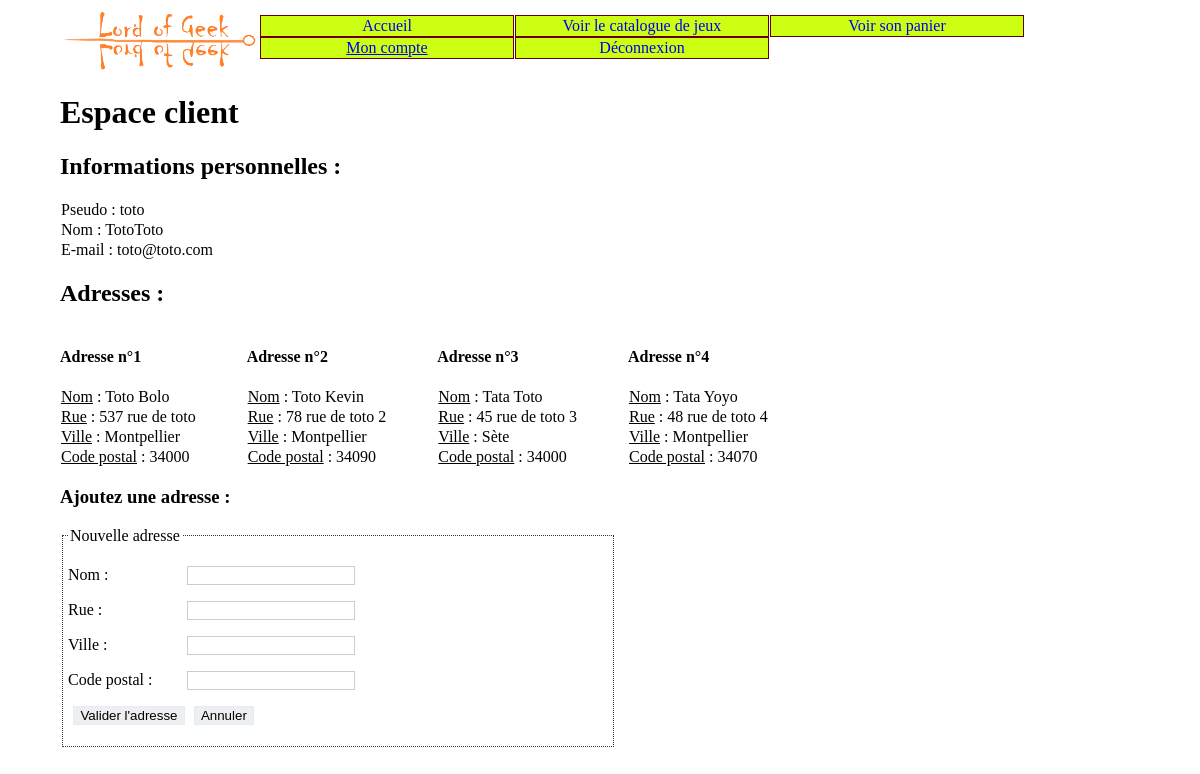
Page /index.php?uc=compte (signed in) on the committed database.
### tables this page shows
CREATE TABLE `client` (
  `id` int(11) NOT NULL,
  `mailClient` varchar(255) NOT NULL,
  `pseudoClient` varchar(20) NOT NULL,
  `motDePasse` varchar(80) NOT NULL,
  `nomPrenomClient` varchar(255) NOT NULL,
  `dateCreation` timestamp NOT NULL DEFAULT current_timestamp(),
  `dateModification` timestamp NULL DEFAULT NULL
);

CREATE TABLE `adresse_livraison` (
  `id` int(11) NOT NULL,
  `adresseRueLivraison` varchar(255) NOT NULL,
  `nomPrenomLivraison` varchar(255) NOT NULL,
  `dateCreation` timestamp NOT NULL DEFAULT current_timestamp(),
  `dateModification` timestamp NULL DEFAULT NULL,
  `ville_id` int(11) NOT NULL,
  `code_postal_id` int(11) NOT NULL,
  `client_id` int(11) NOT NULL
);

### index.php (called while the page is built, shortened)
<?php
$session = new C_Session;
$uc = filter_input(INPUT_GET, 'uc');
$session->initPanier();
switch ($uc) {
    case 'compte':
        $controleur = new C_Client;
        $infosClient = $controleur->infosClient($session);
        $adressesClient = $controleur->adressesClient($session);
        break;
}
require("App/vue/template.php");

### App/controleur/C_Session.php (called while the page is built, shortened)
<?php
class C_Session
{
    public static function getIdClient(): int | false
    {
        if (isset($_SESSION['id']) and !empty($_SESSION['id'])) {
            return $_SESSION['id'];
        } else {
            return false;
        }
    }
}

### App/controleur/C_Client.php (called while the page is built, shortened)
<?php
class C_Client
{
    public function infosClient(C_Session $session): array | false
    {
        $idClient = $session::getIdClient();
        return M_Client::getInfosClientParId($idClient);
    }
    public function adressesClient(C_Session $session): array | false
    {
        $client_id = $session::getIdClient();
        return M_AdresseLivraison::trouveLesAdresses($client_id);
    }
}

### App/modele/M_Client.php (called while the page is built, shortened)
<?php
class M_Client
{
    public static function getInfosClientParId(int $id): array | false
    {
        $req = "SELECT mailClient, pseudoClient, nomPrenomClient FROM client WHERE id = :id";
        $res = M_AccesDonnees::prepare($req);
        M_AccesDonnees::bindParam($res, ':id', $id, PDO::PARAM_INT);
        M_AccesDonnees::execute($res);
        return $res->fetch(PDO::FETCH_ASSOC);
    }
}

### App/modele/M_AccesDonnees.php (called while the page is built, shortened)
<?php
class M_AccesDonnees
{
    private static String $serveur = 'mysql:host=localhost';
    private static String $bdd = 'dbname=lord_of_geek';
    private static String $user = 'root';
    private static String $mdp = '';
    private static $monPdo;
    public static function getPdo()
    {
        if (M_AccesDonnees::$monPdo == null) {
            M_AccesDonnees::$monPdo = new PDO(M_AccesDonnees::$serveur . ';' . M_AccesDonnees::$bdd, M_AccesDonnees::$user, M_AccesDonnees::$mdp);
            M_AccesDonnees::$monPdo->query("SET CHARACTER SET utf8");
        }
        return M_AccesDonnees::$monPdo;
    }
    public static function prepare(String $requete_sql)
    {
        return M_AccesDonnees::getPdo()->prepare($requete_sql);
    }
    public static function bindParam(PDOStatement $statement, String $marque, $valeur, int $pdo_param)
    {
        $statement->bindParam($marque, $valeur, $pdo_param);
    }
    public static function execute(PDOStatement $statement)
    {
        $statement->execute();
    }
}

### App/modele/M_AdresseLivraison.php (called while the page is built, shortened)
<?php
class M_AdresseLivraison
{
    public static function trouveLesAdresses(int $client_id): array | false
    {
        $req = "SELECT DISTINCT adresse_livraison.id, adresseRueLivraison, nomPrenomLivraison, nomVille, codePostal
                FROM adresse_livraison
                    JOIN code_postal
                        ON code_postal.id = code_postal_id
                    JOIN ville
                        ON ville.id = ville_id
                WHERE client_id = :client_id";
        $res = M_AccesDonnees::prepare($req);
        M_AccesDonnees::bindParam($res, ':client_id', $client_id, PDO::PARAM_STR);
        M_AccesDonnees::execute($res);
        return $res->fetchAll(PDO::FETCH_ASSOC);
    }
}

### App/vue/v_compteClient.php (the view)
<div>
    <h1>Espace client</h1>
    <h2>Informations personnelles :</h2>
    <ul>
        <li>Pseudo : <?= $infosClient['pseudoClient'] ?></li>
        <li>Nom : <?= $infosClient['nomPrenomClient'] ?></li>
        <li>E-mail : <?= $infosClient['mailClient'] ?></li>
    </ul>
    <h2>Adresses :</h2>
    <div class="flex-wrap">
        <?php $i = 1;
        foreach ($adressesClient as $adresse) :
            $nom = $adresse['nomPrenomLivraison'];
            $rue = $adresse['adresseRueLivraison'];
            $ville = $adresse['nomVille'];
            $cp = $adresse['codePostal'];
        ?>
            <div>
                <h4>Adresse n°<?= $i ?></h4>
                <ul>
                    <li><span class="underline">Nom</span> : <?= $nom ?></li>
                    <li><span class="underline">Rue</span> : <?= $rue ?></li>
                    <li><span class="underline">Ville</span> : <?= $ville ?></li>
                    <li><span class="underline">Code postal</span> : <?= $cp ?></li>
                </ul>
            </div>
        <?php $i++;
        endforeach; ?>
    </div>
    <h3>Ajoutez une adresse :</h3>
    <div>
        <fieldset>
            <legend>Nouvelle adresse</legend>
            <form action="index.php?uc=compte&action=ajouterAdresse" method="post">
                <p>
                    <label for="nom">Nom : </label>
                    <input type="text" name="nom" id="nom">
                </p>
                <p>
                    <label for="adresse">Rue : </label>
                    <input type="text" name="adresse" id="adresse">
                </p>
                <p>
                    <label for="ville">Ville : </label>
                    <input type="text" name="ville" id="ville">
                </p>
                <p>
                    <label for="codePostal">Code postal : </label>
                    <input type="text" name="codePostal" id="codePostal" maxlength="5">
                </p>
                <p>
                    <input type="submit" value="Valider l'adresse" name="valider">
                    <input type="reset" value="Annuler" name="annuler">
                </p>
            </form>
        </fieldset>
    </div>
</div>

### public/cssGeneral.css (style rules this page uses)
body { width: 90%; margin: 0 5%; }
fieldset { display: block; width: 50%; border: 1px dotted #353535; padding: 5px; overflow: hidden; }
label { background: transparent none; display: block; width: 20%; float: left; padding-right: 1%; text-align: left; }
input { margin-left: 1%; width: 30%; border: #ccc 1px solid; }
input[type="submit"], input[type="reset"] { border: #ddeeff 1px solid; width: auto; }
ul { list-style: none; margin: 0; padding: 0; }
.underline { text-decoration: underline; }
li { padding: 1px; }
.flex-wrap { display: flex; flex-wrap: wrap; align-items: center; gap: 50px; }

### rows in the picture
client: pseudoClient "toto", nomPrenomClient "TotoToto", mailClient "toto@toto.com"
adresse_livraison: nomPrenomLivraison "Toto Bolo", adresseRueLivraison "537 rue de toto", ville "Montpellier", cp "34000"
adresse_livraison: nomPrenomLivraison "Toto Kevin", adresseRueLivraison "78 rue de toto 2", ville "Montpellier", cp "34090"
adresse_livraison: nomPrenomLivraison "Tata Toto", adresseRueLivraison "45 rue de toto 3", ville "Sète", cp "34000"
adresse_livraison: nomPrenomLivraison "Tata Yoyo", adresseRueLivraison "48 rue de toto 4", ville "Montpellier", cp "34070"
